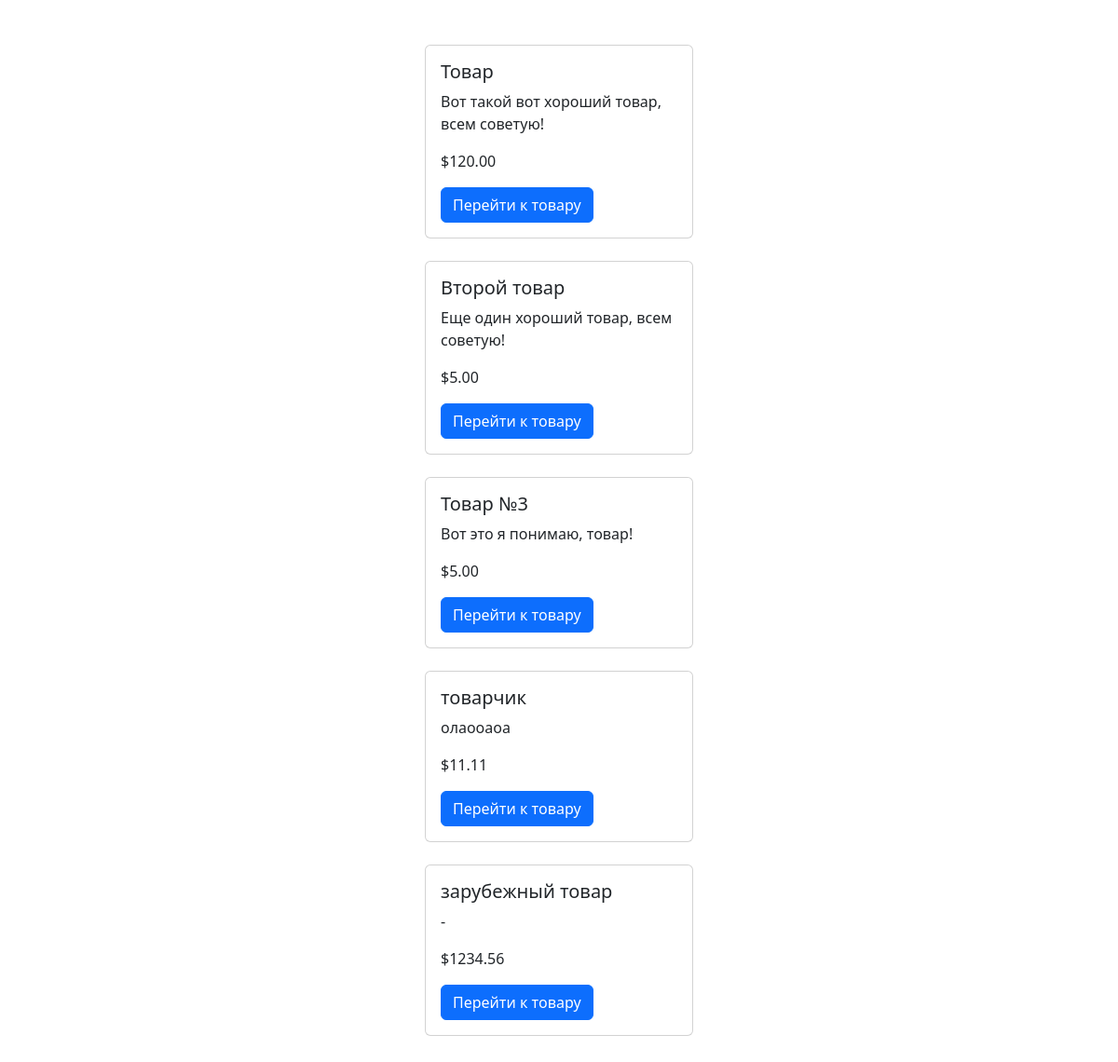
The page / on the database its author committed.
### main/models.py (models this page shows, shortened)
class Item(models.Model):
    name = models.CharField(
        verbose_name='Название',
        max_length=100
    )
    description = models.TextField(verbose_name='Описание')
    price = models.IntegerField(
        verbose_name='Цена',
        default=0
    )
    class Meta:
        verbose_name = 'Товар'
        verbose_name_plural = 'Товары'
    def get_price_in_dollars(self):
        return "{0:.2f}".format(self.price / 100)

### main/views.py (the view)
# urls.py: path("", IndexView.as_view(), name="index"),
class IndexView(TemplateView):
    template_name = "index.html"
    def get_context_data(self, **kwargs):
        items = Item.objects.all()
        context = super(IndexView, self).get_context_data(**kwargs)
        context.update({
            'items': items
        })
        return context

### templates/index.html (shortened to what this page needs)
{% extends "base.html" %}
{% block content %}
    <div class="container py-5">
    {% for item in items %}
        <article>
          <div class="col d-flex justify-content-center">
            <div class="card" style="width: 18rem;">
                <div class="card-body">
                  <h5 class="card-title">{{ item.name }}</h5>
                  <p class="card-text">{{ item.description }}</p>
                  <p class="card-text">${{ item.get_price_in_dollars }}</p>
                  <a href="{% url 'item' item.pk %}" class="btn btn-primary">Перейти к товару</a>
                </div>
            </div>
          </div>
        </article>
    {% endfor %}
    </div>
{% endblock %}

### templates/base.html (shortened to what this page needs)
{% load static %}
<!DOCTYPE html>
<html lang="ru">
  <head>
    <link rel="stylesheet" href="{% static 'css/bootstrap.min.css' %}">
  </head>
  <body>
    <main>
      {% block content %}{% endblock %}
    </main>
  </body>
</html>

### rows shown on the page
Item: name "Товар", description "Вот такой вот хороший товар, всем советую!", get_price_in_dollars "120.00"
Item: name "Второй товар", description "Еще один хороший товар, всем советую!", get_price_in_dollars "5.00"
Item: name "Товар №3", description "Вот это я понимаю, товар!", get_price_in_dollars "5.00"
Item: name "товарчик", description "олаооаоа", get_price_in_dollars "11.11"
Item: name "зарубежный товар", description "-", get_price_in_dollars "1234.56"
